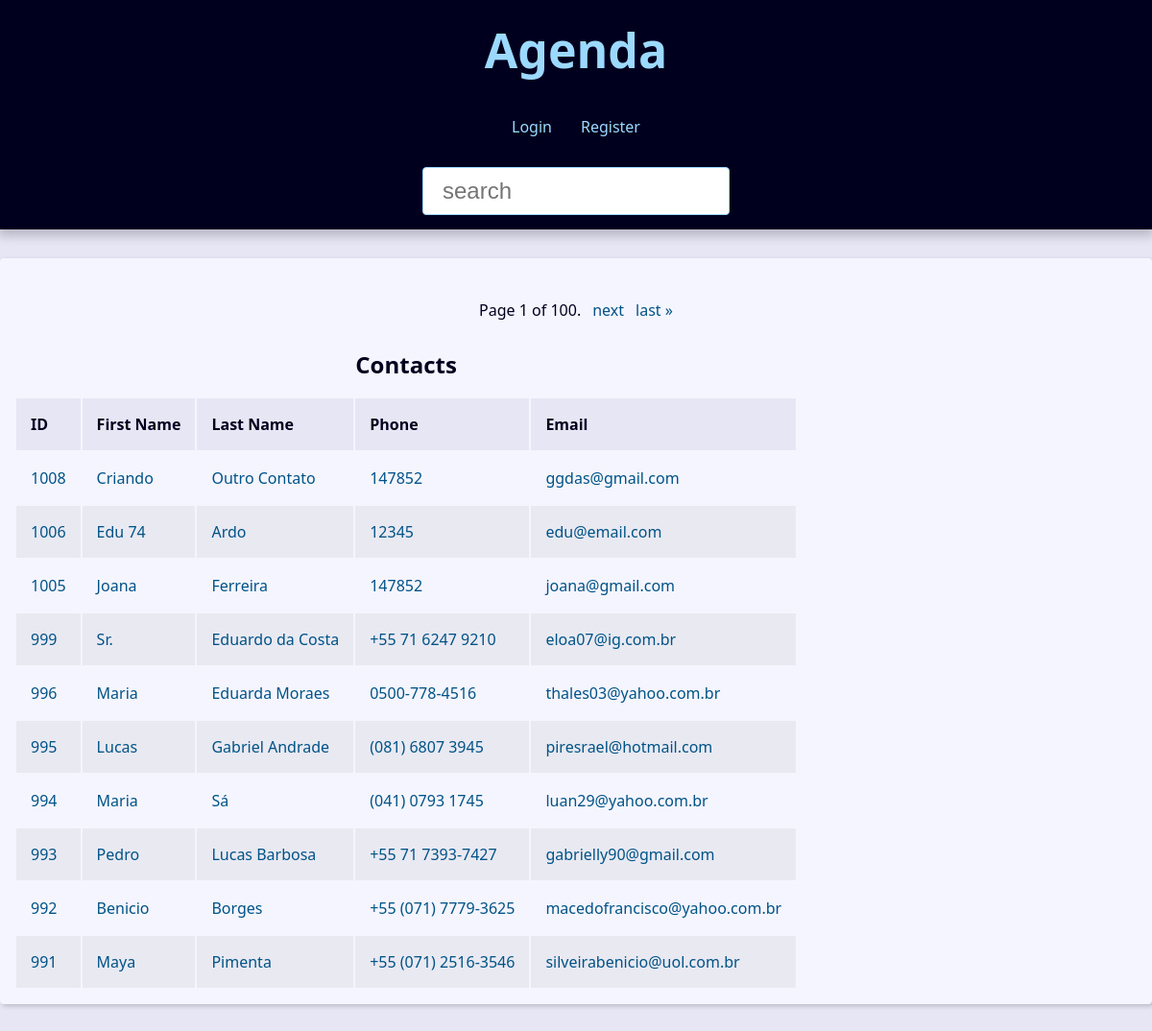
Before: / with the older database file.
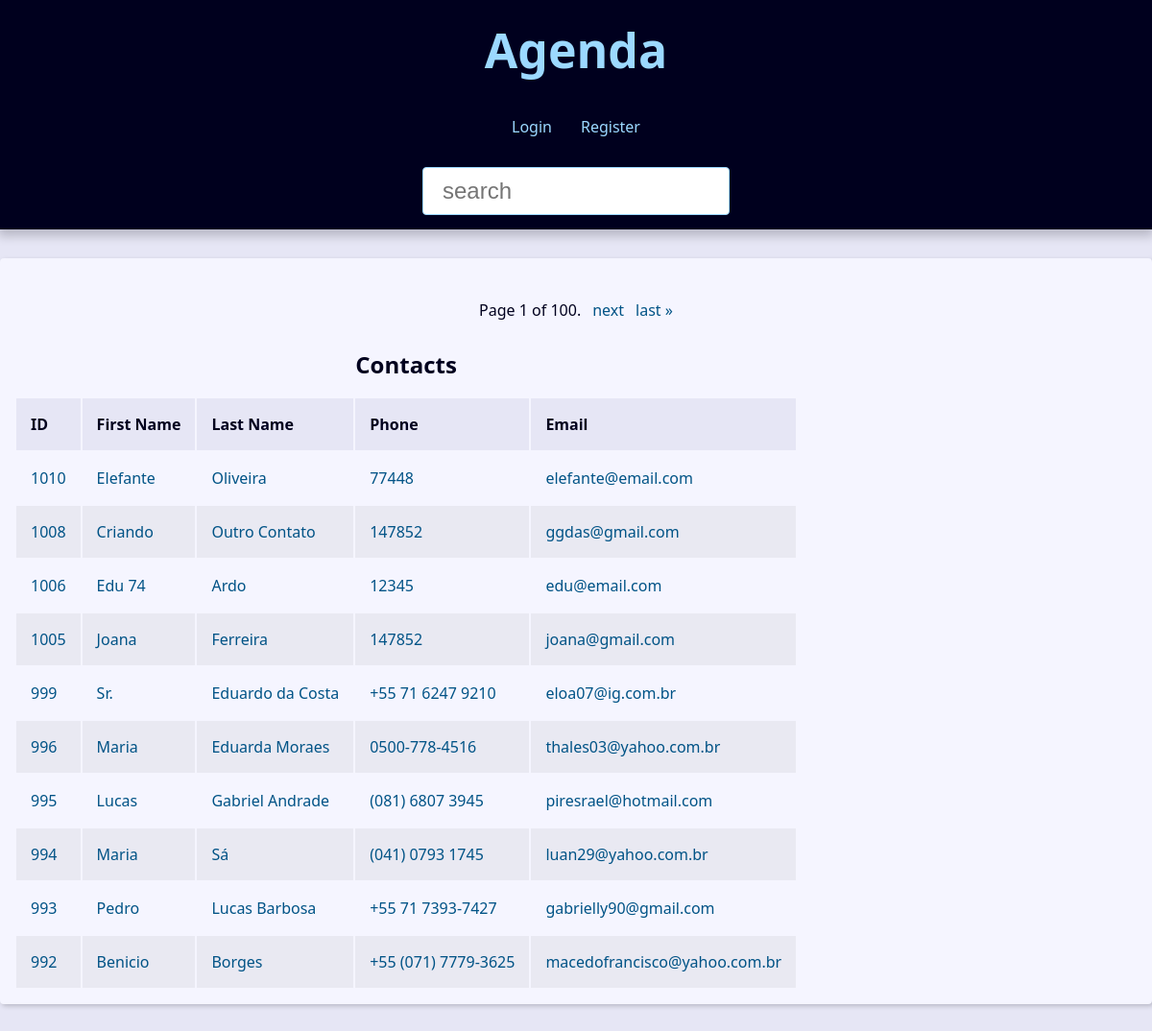
After: the same page with the newer database file.
### contact/models.py (models this page shows, shortened)
class Contact(models.Model): # Criação da tabela / model
    first_name = models.CharField(max_length=50) # Max lenght (Máximo de letras)
    last_name = models.CharField(max_length=50)
    phone = models.CharField (max_length=50)
    email = models.EmailField(max_length=254, blank=True)
    created_date = models.DateTimeField(default=timezone.now)
    description = models.TextField(blank=True) # Por ser Text, não é obrigatório colocar o limitador de caracteres
    show = models.BooleanField(default=True)
    picture = models.ImageField(blank=True, upload_to='pictures/%Y/%m/') # upload_to --> Pra qual pasta enviar
    category = models.ForeignKey(Category, on_delete=models.SET_NULL, blank=True, null=True)
    owner = models.ForeignKey(
        User,
        on_delete=models.SET_NULL,
        blank=True, null=True
    )

### contact/views/contact_views.py (the view)
# urls.py: path('', views.index, name='index'),
def index(request):
    contacts = Contact.objects\
        .filter(show=True)\
        .order_by('-id')#[:10]
    paginator = Paginator(contacts, 10)
    page_number = request.GET.get("page")
    page_obj = paginator.get_page(page_number)
    print(contacts.query)
    context = {
        'page_obj': page_obj,
        'site_title': 'Contatos - ',
    }
    return render(
        request,
        'contact/index.html',
        context
    )

### contact/templates/contact/index.html (shortened to what this page needs)
{% extends "global/base.html" %}
{% block content %}
{% if page_obj %}
    <div class="responsive-table">
        <table>
            <caption class="table-caption">
                Contacts
            </caption>
            <thead>
                <tr class="table-row table-row-header">
                    <th class="table-header"> ID </th>
                    <th class="table-header"> First Name </th>
                    <th class="table-header"> Last Name </th>
                    <th class="table-header"> Phone </th>
                    <th class="table-header"> Email </th>
                </tr>
            </thead>
            <tbody>
                {% for contact in page_obj %}
                    <tr class="table-row">
                        <td class="table-cel">
                            <a class="table-link" href="{% url 'contact:contact' contact.id %}">
                                {{ contact.id }}
                            </a>
                        </td>
                        <td class="table-cel">
                            <a class="table-link" href="#">
                                {{ contact.first_name }}
                            </a>
                        </td>
                        <td class="table-cel">
                            <a class="table-link" href="#">
                                {{ contact.last_name }}
                            </a>
                        </td>
                        <td class="table-cel">
                            <a class="table-link" href="#">
                                {{ contact.phone }}
                            </a>
                        </td>
                        <td class="table-cel">
                            <a class="table-link" href="#">
                                {{ contact.email }}
                            </a>
                        </td>
                    </tr>
                {% endfor %}
            </tbody>
    </div>
{% else %}
<div class="single-contact">
    <h1 class="single-contact-name">
        Nenhum contato encontrado.
    </h1>
</div>
{% endif %}
{% endblock content %}

### base_templates/global/base.html (shortened to what this page needs)
<!DOCTYPE html>
<html lang="pt-br">
<head>
    {% include 'global/partials/_head.html' %}
</head>
<body>
    {% include 'global/partials/_header.html' %}
    <main class="content">
        {% block  content %} {% endblock %}
        {% include 'global/partials/_pagination.html' %}
    </main>
</body>
</html>

### base_templates/global/partials/_head.html (shortened to what this page needs)
{% load static %}
<link rel="stylesheet" href="{% static 'global/css/style.css' %}">

### base_templates/global/partials/_header.html
<header class="header">
    <h1 class="header-heading">
        <a class="header-link" href="{% url 'contact:index' %}"> Agenda </a>
    </h1>
    <nav class="menu">
        <ul class="menu-list">
            {% if user.is_authenticated %}
                <li class="menu-item">
                    <a class="menu-link" href="{% url "contact:create" %}"> Create </a>
                </li>
                <li class="menu-item">
                    <a class="menu-link" href="{% url "contact:user_update" %}"> Profile </a>
                </li>
                <li class="menu-item">
                    <a class="menu-link" href="{% url "contact:logout" %}"> Logout </a>
                </li>
            {% else %}
                <li class="menu-item">
                    <a class="menu-link" href="{% url "contact:login" %}"> Login </a>
                </li>
                <li class="menu-item">
                    <a class="menu-link" href="{% url "contact:register" %}"> Register </a>
                </li>
            {% endif %}
        </ul>
    </nav>
    <div class="search">
        <form action="{% url 'contact:search' %}" method="GET">
            <input type="text" class="search-input" placeholder="search" id="search" name="q" value="{{ request.GET.q.strip }}">
        </form>
    </div>
</header>

### base_templates/global/partials/_pagination.html (shortened to what this page needs)
{% if page_obj %}
    <div class="pagination">
        <span class="step-links">
            <span class="current">
                Page {{ page_obj.number }} of {{ page_obj.paginator.num_pages }}.
            </span>
            {% if page_obj.has_next %}
                <a href="?page={{ page_obj.next_page_number }}&q={{ request.GET.q.strip }}">next</a>
                <a href="?page={{ page_obj.paginator.num_pages }}&q={{ request.GET.q.strip }}">last &raquo;</a>
            {% endif %}
        </span>
    </div>
{% endif %}

### base_static/global/css/style.css (style rules this page uses)
:root { --spacing: 1.5rem; --link-dark-color: rgb(0, 83, 134); --link-light-color: rgb(156, 217, 255); --clr-white: rgb(245, 245, 255); --clr-black: rgb(0, 0, 30); --clr-light-gray: rgb(230, 230, 245); --clr-dark-shadow-5: rgba(0, 0, 10, 5%); --clr-dark-shadow-10: rgba(0, 0, 10, 10%); --clr-dark-shadow-20: rgba(0, 0, 10, 20%); --clr-light-shadow-5: rgba(200, 200, 255, 5%); --clr-light-shadow-10: rgba(200, 200, 255, 10%); --clr-light-shadow-20: rgba(200, 200, 255, 20%); --main-page-width: 120rem; --table-min-width: 60rem; --biggest-font-size: 5rem; --bigger-font-size: 4rem; --big-font-size: 3.2rem; --medium-font-size: 2.4rem; --small-font-size: 1.6rem; --smaller-font-size: 1.4rem; --smallest-font-size: 1.2rem; --transition-fast: 300ms; --transition-medium: 600ms; --transition-slow: 1s; --default-border-radius: 4px; }
*, *::before, *::after { margin: 0; padding: 0; box-sizing: border-box; }
html { font-size: 62.5%; }
body { font-family: system-ui, -apple-system, BlinkMacSystemFont, 'Segoe UI', Roboto, Oxygen, Ubuntu, Cantarell, 'Open Sans', 'Helvetica Neue', sans-serif; line-height: 1.5; font-size: var(--small-font-size); color: var(--clr-black); -webkit-font-smoothing: antialiased; background: var(--clr-light-gray); }
.header { background: var(--clr-black); padding: var(--spacing); box-shadow: 0 5px 10px 2px var(--clr-dark-shadow-20); z-index: 1; position: relative; }
.header-heading { font-size: var(--biggest-font-size); text-align: center; }
.header-link { color: var(--link-light-color); text-decoration: none; transition: filter var(--transition-fast) ease-in-out; }
.menu { margin: var(--spacing); }
.menu-list { list-style: none; display: flex; justify-content: center; flex-flow: row wrap; }
.menu-link { display: block; padding: var(--spacing); color: var(--link-light-color); text-decoration: none; transition: background-color var(--transition-fast) ease-in-out; border-radius: var(--default-border-radius); }
.content { max-width: var(--main-page-width); margin: calc(var(--spacing) * 2) auto; padding: var(--spacing); background: var(--clr-white); box-shadow: 2px 2px 5px var(--clr-dark-shadow-20); border-radius: var(--default-border-radius); }
.responsive-table { width: 100%; overflow-x: auto; }
.table-caption { font-size: var(--medium-font-size); font-weight: bold; padding: var(--spacing); }
.table-row { text-align: left; text-overflow: ellipsis; transition: background-color var(--transition-fast) ease-in-out; }
.table-row:nth-of-type(2n) { background: var(--clr-dark-shadow-5); }
.table-row-header { background: var(--clr-light-gray); color: var(--clr-black); }
.table-cel, .table-header { padding: var(--spacing); }
.table-link { color: var(--link-dark-color); transition: color var(--transition-fast) ease-in-out; text-decoration: none; }
.pagination { margin-top: var(--spacing); display: flex; justify-content: center; padding: calc(var(--spacing) * 0.8); font-size: var(--small-font-size); }
.pagination .step-links { display: flex; gap: calc(var(--spacing) * 0.8); }
.pagination .step-links a { color: var(--link-dark-color); transition: color var(--transition-fast) ease-in-out; text-decoration: none; display: block; }
.search { display: flex; justify-content: center; }
.search-input { font-size: var(--medium-font-size); padding: 1rem 2rem; width: 100%; max-width: 32rem; border-radius: var(--default-border-radius); border: 1px solid var(--link-light-color); }

Changed rows visible on the page:
no longer on this page (row unchanged): Contact: id "991", first_name "Maya", last_name "Pimenta", phone "+55 (071) 2516-3546", email "silveirabenicio@uol.com.br"
added Contact: id "1010", first_name "Elefante", last_name "Oliveira", phone "77448", email "elefante@email.com"
